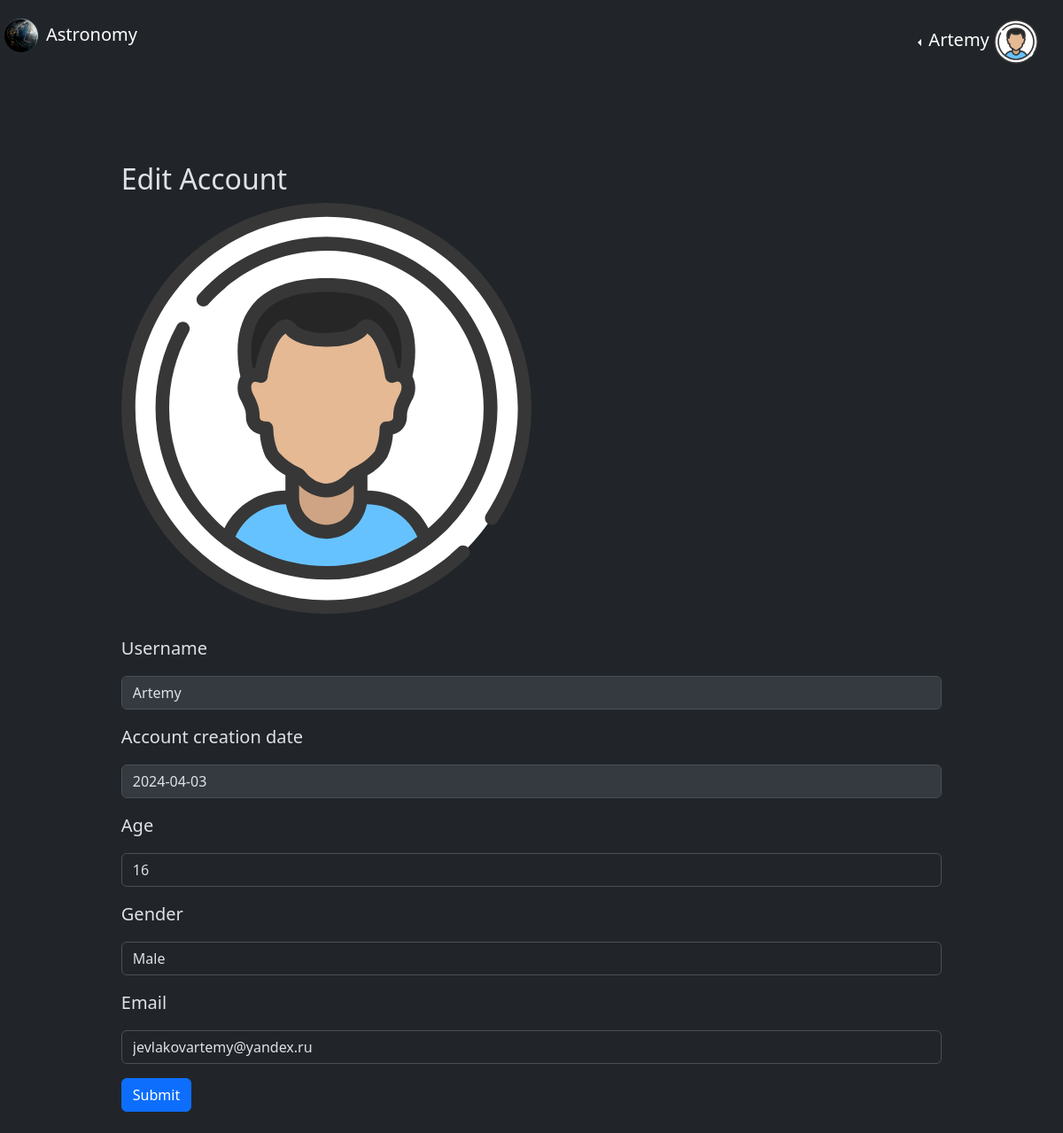
Page /astronomy-site/profile (signed in) on the earlier database version.
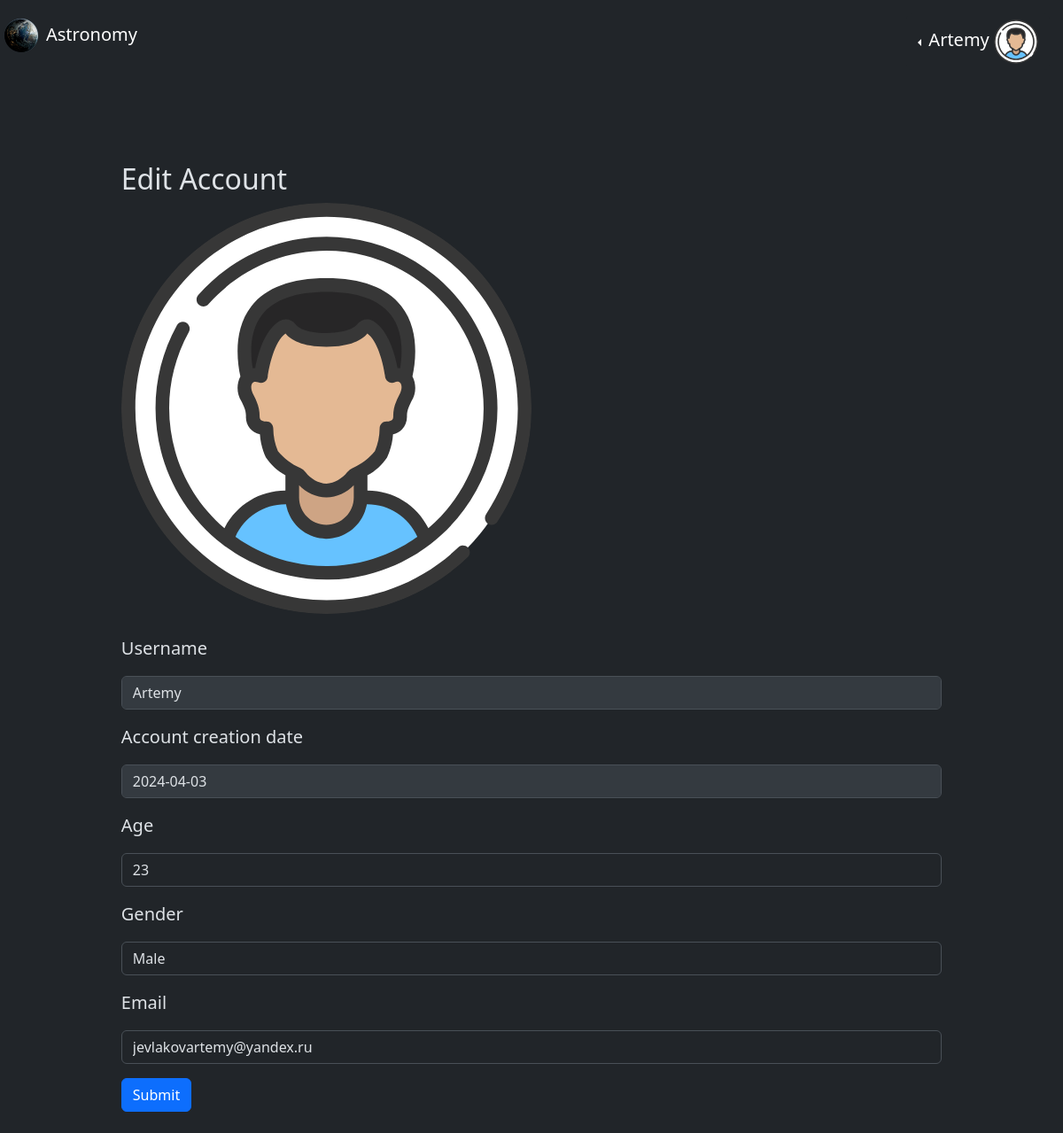
Same page on the later database version.
### data/users.py (models this page shows, shortened)
class User(SqlBase, UserMixin):
    __tablename__ = 'users'
    id = sqlalchemy.Column(
        sqlalchemy.Integer, primary_key=True, autoincrement=True)
    username = sqlalchemy.Column(
        sqlalchemy.Integer, unique=True, index=True)
    email = sqlalchemy.Column(sqlalchemy.String, unique=True)
    profile_image = sqlalchemy.Column(sqlalchemy.String)
    age = sqlalchemy.Column(sqlalchemy.Integer)
    gender = sqlalchemy.Column(sqlalchemy.String)
    hashed_password = sqlalchemy.Column(sqlalchemy.String)
    profile_url = sqlalchemy.Column(sqlalchemy.String)
    created_date = sqlalchemy.Column(
        sqlalchemy.DateTime, default=dt.datetime.now)
    records = orm.relationship("Records", back_populates="")

### server.py (the view, shortened to what this page needs)
@app.route("/astronomy-site/profile", methods=['POST', 'GET'])
@login_required
def profile():
    global NEW_EMAIL, CODE
    return render_template("profile.html", title="Profile", user=current_user)

### data/data_base_session.py (called while the page is built)
def new_session() -> Session:
    global __main_factory
    return __main_factory()

### server.py (called while the page is built)
@login_manager.user_loader
def load_user(user_id):
    data_base_session = new_session()
    return data_base_session.query(User).get(user_id)

### templates/profile.html (shortened to what this page needs)
{%extends "base.html"%} {%block content%}
<div class="container">
  <h2>Edit Account</h2>
  <img class="rounded-circle" src="{{current_user.profile_image}}" alt="" style="width: 50%; height: 50%" />
  <br><br>
  <form action="" method="post" novalidate>
    <p><label for="username">Username</label></p>
    <p><input class="form-control" id="username" name="username" required type="text" value={{current_user.username}}
        disabled>
    </p>
    <p><label for="date">Account creation date</label></p>
    <p><input class="form-control" id="date" name="date" type="datetime" value={{current_user.created_date}} disabled>
    </p>
    <p><label for="age">Age</label></p>
    <p><input class="form-control" id="age" name="age" type="number" value={{current_user.age}} required></p>
    <p><label for="gender">Gender</label></p>
    <p><select id="userSelect" class="form-control" id="gender" name="gender" required>
      {%if current_user.gender == "Male"%}
          <option value="Male" selected>Male</option>
      {%else%}
          <option value="Male">Male</option>
          <option value="Female" selected>Female</option>
      {%endif%}
      </select></p>
    <p><label for="email">Email</label></p>
    <p><input class="form-control" id="email" name="email" required type="email" value={{current_user.email}}></p>
    <button class="btn btn-primary">Submit</button>
    <br> <br>
  </form>
</div>
{%endblock%}

### templates/base.html (shortened to what this page needs)
<!DOCTYPE html>
<html lang="en" data-bs-theme="dark">
<head>
  <link href="https://cdn.jsdelivr.net/npm/bootstrap@5.3.3/dist/css/bootstrap.min.css" rel="stylesheet" />
  <link rel="stylesheet" href="/static/css/style._for_main_page.css" />
</head>
<body>
  <header>
    <div class="container-1">
      <div class="first-nav">
        <a href="/astronomy-site">
        <nav>
            <img src="/static/images/logo.png" alt="" />
            <p>Astronomy</p>
        </nav>
      </a>
      </div>
      <div class="second-nav">
        {%if current_user.is_authenticated%}
        <div class="dropdown dropstart text-end" style="max-width: 30%;">
          <button type="button" class="btn btn-dark dropdown-toggle bg-dark text-white" data-bs-toggle="dropdown">
            <span style="font-size: 20px; ">{{current_user.username}} <img class="rounded-circle"
                src={{current_user.profile_image}} alt="" style="width: 50px; height: 50px;"></span>
          </button>
        </div>
        {%else%}
        <p><a class="navbar-brand" href="/astronomy-site/sign_in">Sign in</a></p>
        {%endif%}
      </div>
    </div>
  </header>
  <main role="main" class="container mt-5">{%block content%}{%endblock%}</main>
</body>
</html>

### static/css/style._for_main_page.css (style rules this page uses)
header .container-1 { max-width: 100vw; padding: 0; margin: 0; position: sticky; padding-left: 4px; }
header .container-1 a { font-size: 20px; text-decoration: none; color: white; }
.container-1 { max-width: 100vw; padding: 0; margin: 0; display: flex; justify-content: space-between; position: sticky; padding-left: 4px; margin-top: 4px; }
.first-nav { margin-top: 2px; align-self: center; float: left; width: 50%; padding-bottom: 4px; }
.first-nav nav { display: flex; }
.first-nav nav p { margin: 0; padding: 0; margin-left: 8px; justify-content: center; align-self: center; }
.first-nav img { max-width: 60px; max-height: 60px; margin-top: 2px; }
.second-nav { padding: 0; margin: 0; padding-top: 15px; padding-right: 15px; }
.container-1 .first-nav { text-align: left; align-self: center; }
main { max-width: 100%; max-height: 100%; }
.container { margin-top: 13vh; max-width: 90%; max-height: 90%; }
p { font-size: 20px; }

Differences in the rows shown:
changed User "Artemy": age "16" → "23"
